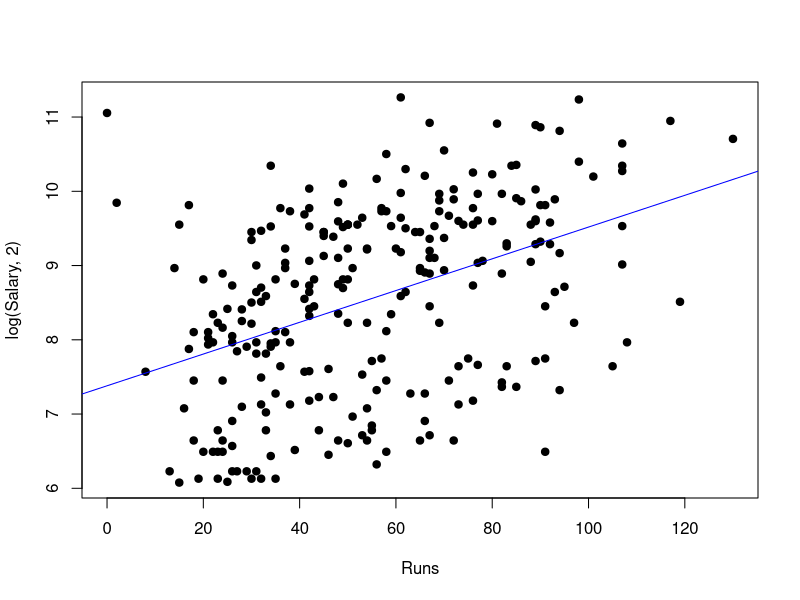
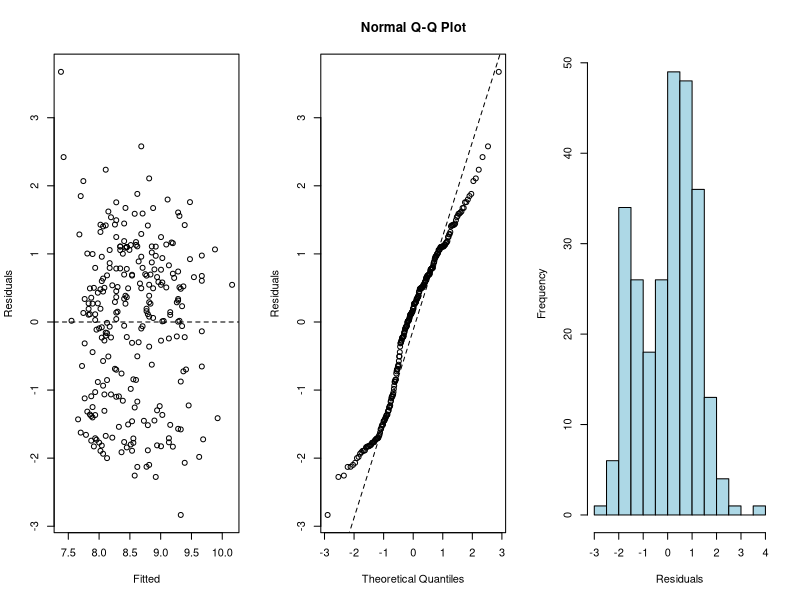
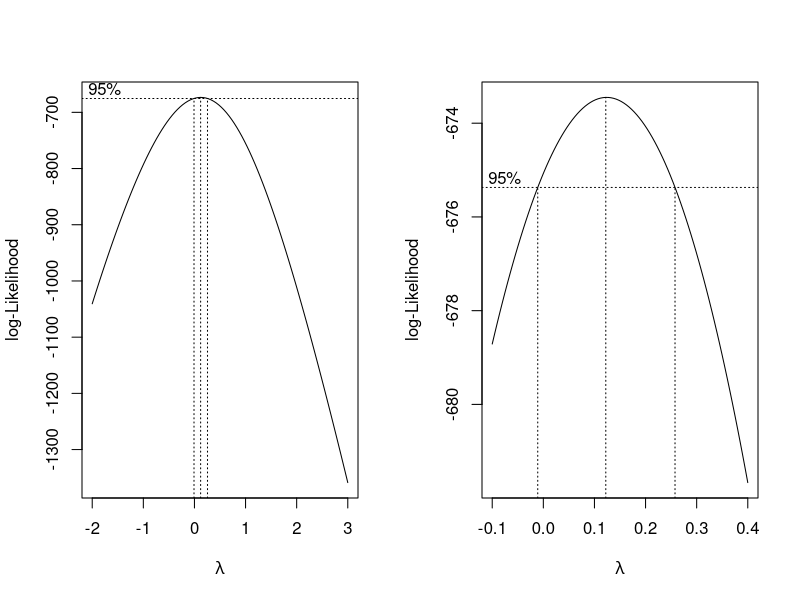
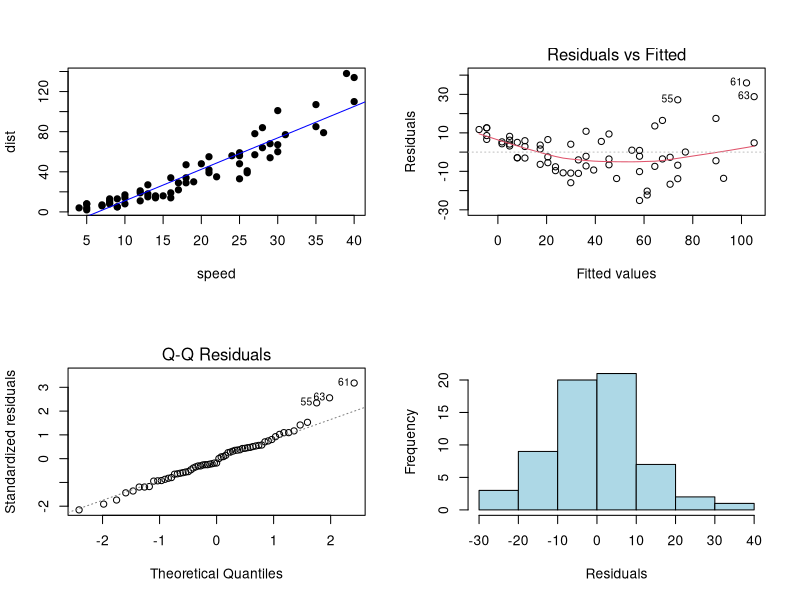
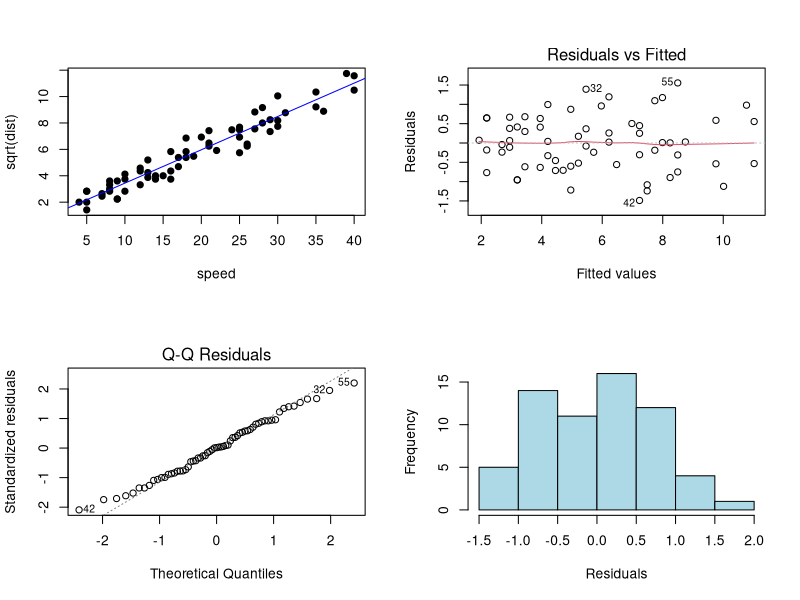
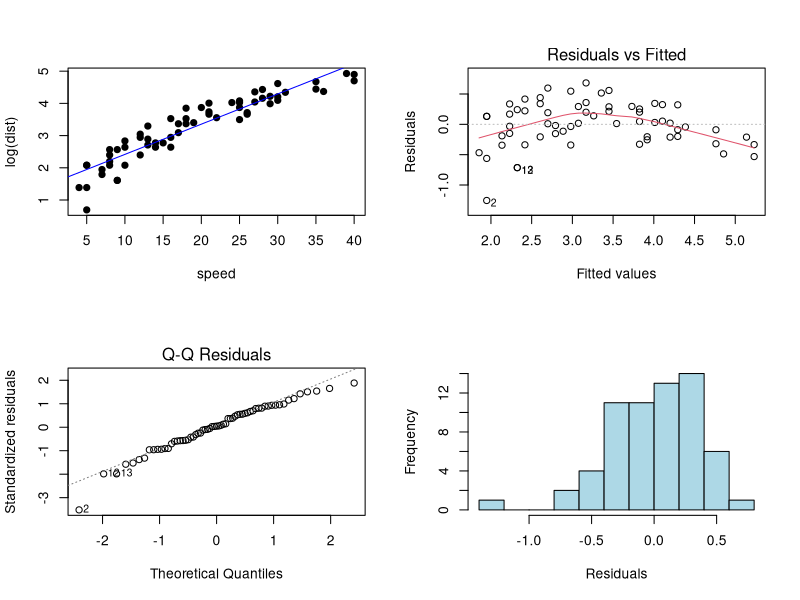
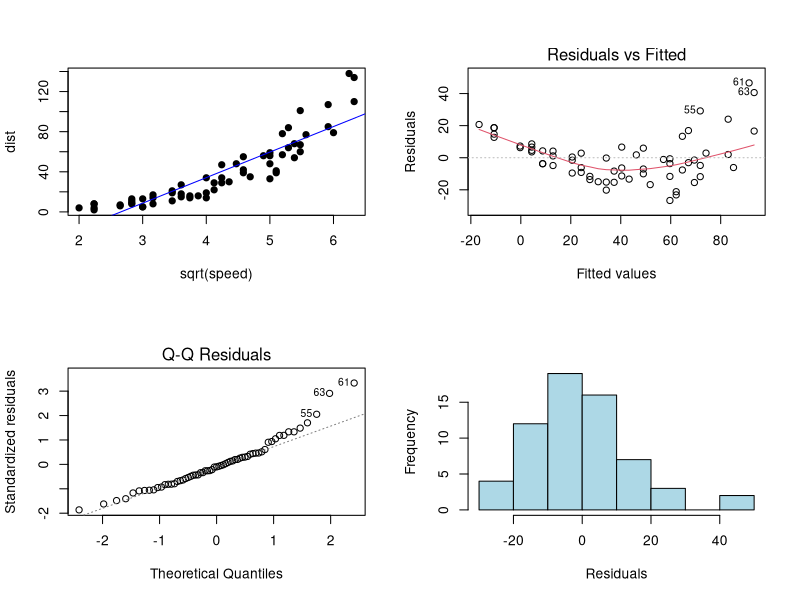
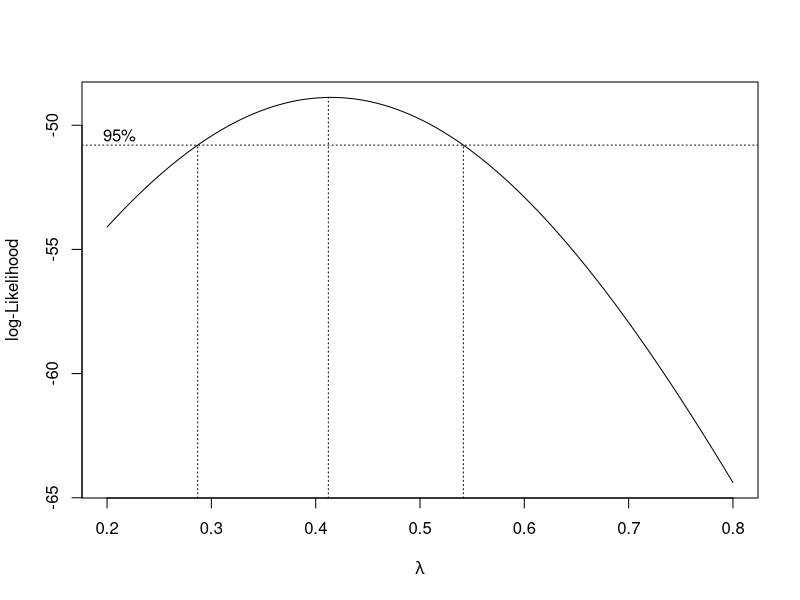

Source code (R) for these figures, in order:
## ---- chunk 1
knitr::opts_chunk$set(echo = TRUE,
                      eval=TRUE,
                      message=FALSE,
                      warning=FALSE)
## ---- chunk 2
library(readxl)
setwd( dirname( rstudioapi::getActiveDocumentContext( )$path ) )
## ---- chunk 3
#Import the Data
Hitters = read_excel("Hitters.xls")
str(Hitters)
Hitters=data.frame(Hitters[,-1], row.names = Hitters$Name)
head(Hitters)
## ---- chunk 4
Hitters['Barry Bonds', ]
## ---- chunk 5
Hitters['Ken Griffey', ]
ken_salary = Hitters['Ken Griffey', 'Salary']
barry_salary = Hitters['Barry Bonds', 'Salary']

paste("Ken Griffey's salary is:", ken_salary, ", and Barry Bonds' salary is:", barry_salary)
## ---- chunk 6
Hitters_minusWalks = Hitters[, -6]
head(Hitters_minusWalks)
## ---- chunk 7
which(is.na(Hitters), arr.ind=TRUE)
sum(is.na(Hitters$Salary))
## ---- chunk 8
Hitters.NoNA = na.omit(Hitters)
sum(is.na(Hitters.NoNA$Salary))
## ---- chunk 9
plot(log(Salary,2)~Runs, data=Hitters.NoNA, pch=19)
salary.fit=lm(log(Salary,2)~Runs, data=Hitters.NoNA)
abline(salary.fit, col='blue')

par(mfrow=c(1,3))  #plot in 1x3 grid   
plot(resid(salary.fit)~fitted(salary.fit), ylab='Residuals', xlab='Fitted')
abline(h=0, lty=2)
qqnorm(resid(salary.fit), ylab='Residuals'); 
qqline(resid(salary.fit), lty=2)
hist(resid(salary.fit), main='', col='lightblue', xlab='Residuals')
par(mfrow=c(1,1))
## ---- chunk 10
library(MASS) 
par(mfrow=c(1,2))
boxcox(Salary~Runs, data=Hitters.NoNA, plotit=TRUE, lambda=seq(-2,3,length=100))
boxcox(Salary~Runs, data=Hitters.NoNA, plotit=TRUE, lambda=seq(-.1,.4,length=100))
par(mfrow=c(1,1))
## ---- chunk 11
confint(salary.fit, level=0.95)
## ---- chunk 12
stopping <- read.table("./stopping.txt", header=TRUE, sep="\t")
head(stopping)
## ---- chunk 13
par(mfrow=c(2,2))
plot(dist~speed,data=stopping,pch=19)
stopping.fit0=lm(dist~speed,data=stopping)
abline(stopping.fit0,col='blue')
summary(stopping.fit0)
plot(stopping.fit0,c(1,2))
hist(resid(stopping.fit0),main="", xlab="Residuals",col='lightblue')
par(mfrow=c(1,1))
## ---- chunk 14
par(mfrow=c(2,2))
plot(sqrt(dist)~speed,data=stopping, pch=19, ylab='sqrt(dist)')

stopping.fit1=lm(sqrt(dist)~speed,data=stopping)
abline(stopping.fit1,col='blue')
plot(stopping.fit1,c(1,2))

hist(resid(stopping.fit1),main="", xlab="Residuals",col='lightblue')
par(mfrow=c(1,1))
## ---- chunk 15
par(mfrow=c(2,2))
plot(log(dist)~speed,data=stopping, pch=19, ylab='log(dist)')

stopping.fit2=lm(log(dist)~speed,data=stopping)
abline(stopping.fit2,col='blue')
plot(stopping.fit2,c(1,2))

hist(resid(stopping.fit2), main="", xlab="Residuals",col='lightblue')
par(mfrow=c(1,1))
## ---- chunk 16
par(mfrow=c(2,2))
plot(dist~sqrt(speed),data=stopping, pch=19, xlab='sqrt(speed)')

stopping.fit3=lm(dist~sqrt(speed),data=stopping)
abline(stopping.fit3,col='blue')
plot(stopping.fit3,c(1,2))

hist(resid(stopping.fit3),main="", xlab="Residuals",col='lightblue')
par(mfrow=c(1,1))
## ---- chunk 17
library(car)
powerTransform(dist~speed,data=stopping)
## ---- chunk 18
library(MASS)
boxcox(dist~speed,data=stopping,lambda = seq(0.2, 0.8, by = 0.01))
## ---- chunk 19
par(mfrow=c(2,2))
plot(I(dist^0.4146443)~speed,data=stopping, pch=19, ylab='dist^0.4146433')

stopping.boxcox=lm(I(dist^0.4146443) ~ speed, data = stopping)
abline(stopping.boxcox,col='blue')
plot(stopping.boxcox,c(1,2))

hist(resid(stopping.boxcox),main="", xlab="Residuals",col='lightblue')
par(mfrow=c(1,1))
## ---- chunk 20
shapiro.test(resid(stopping.boxcox))
## ---- chunk 21
library(lmtest)
bptest(stopping.boxcox)
## ---- chunk 22
sweetnessData = read.table('sweetness.txt', header=TRUE, sep="\t")
## ---- chunk 23
plot(SweetIndex~Pectin,data=sweetnessData,pch=19)
sweet.fit=lm(SweetIndex~Pectin,data=sweetnessData)
abline(sweet.fit,col='blue')
## ---- chunk 24
summary(sweet.fit)
## ---- chunk 25
summary(sweet.fit)$coefficients
## ---- chunk 26
summary(sweet.fit)$coefficients[2,4]
## ---- chunk 27
X <- model.matrix(sweet.fit)
C <- solve(t(X) %*% X)
s <- summary(sweet.fit)$sigma
se <- s*sqrt(C[2,2])
t <- qt(1-0.1/2, 22)
lower <- coef(sweet.fit)[2] - t*se
upper <- coef(sweet.fit)[2] + t*se
lower
upper
## ---- chunk 28
confint(sweet.fit, level = 0.9)
## ---- chunk 29
summary(sweet.fit)$coefficients[1,1]
## ---- chunk 30
t <- (coef(sweet.fit)[2] - (-0.005))/summary(sweet.fit)$coefficients[2, 2]
t
## ---- chunk 31
p_val <- 2 * pt(q=t, 22, lower.tail = FALSE)
p_val
## ---- chunk 32
sweet_minusR1= sweetnessData[-1, ]
plot(SweetIndex~Pectin,data=sweet_minusR1,pch=19)
sweetf.fit=lm(SweetIndex~Pectin,data=sweet_minusR1)
abline(sweetf.fit,col='blue')
## ---- chunk 33
coef(sweet.fit)[2]
coef(sweetf.fit)[2]
## ---- chunk 34
summary(sweet.fit)$r.squared
summary(sweetf.fit)$r.squared
## ---- chunk 35
summary(sweet.fit)$sigma
summary(sweetf.fit)$sigma
## ---- chunk 36
sweet_minusR11= sweetnessData[-11, ]
plot(SweetIndex~Pectin,data=sweet_minusR11,pch=19)
sweetf2.fit=lm(SweetIndex~Pectin,data=sweet_minusR11)
abline(sweetf2.fit,col='blue')
## ---- chunk 37
coef(sweet.fit)[2]
coef(sweetf2.fit)[2]
## ---- chunk 38
summary(sweet.fit)$r.squared
summary(sweetf2.fit)$r.squared
## ---- chunk 39
summary(sweet.fit)$sigma
summary(sweetf2.fit)$sigma
## ---- chunk 40
COVID = read.csv("COVID.csv")

COVID$log_Deaths = log2(COVID$Deaths.per.M)
COVID$log_Cases = log2(COVID$Cases.per.M)

plot(log_Deaths ~ log_Cases, data = COVID, pch = 20, xlab = "log2(Cases.per.M)", 
     ylab = "log2(Deaths.per.M)", main = "")

COVID.fit <- lm(log_Deaths ~ log_Cases, data = COVID)
abline(COVID.fit, col = "red")
## ---- chunk 41
summary(COVID.fit)
## ---- chunk 42
confint(COVID.fit, level = 0.95)
